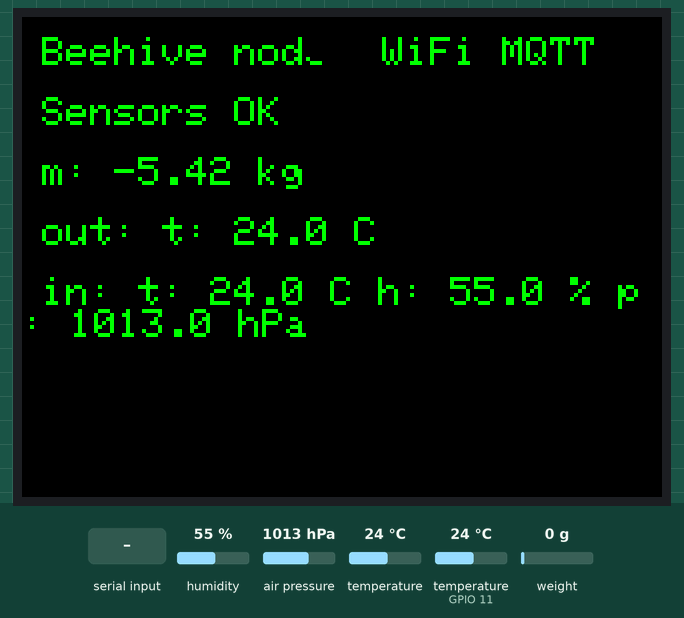
This sketch was run on a simulated ESP32. On the bench: 320×240 colour display. The test bench sets the inputs (shaded band); at power-on: weight on the scale 0 g, humidity 55 %, temperature (sensor on GPIO 11) 24 °C, air pressure 1013 hPa, temperature 24 °C. WiFi joins after 1.5 s; servers stay silent unless stated; no MQTT or app messages arrive unless stated; what the sketch prints to the serial monitor is not drawn.

Above: at 4.7 s.
4.8 s: weight on the scale set to 100 g
At 7.5 s:
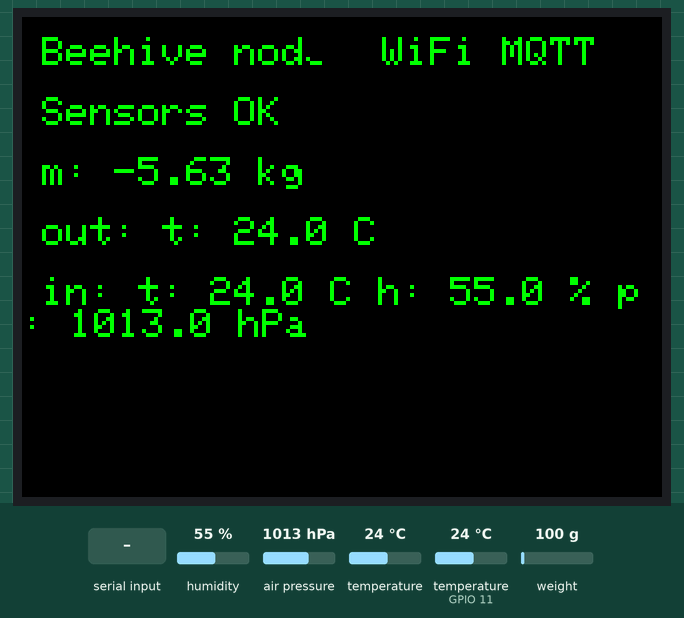
11.0 s: "t" received over Serial
At 16.6 s:
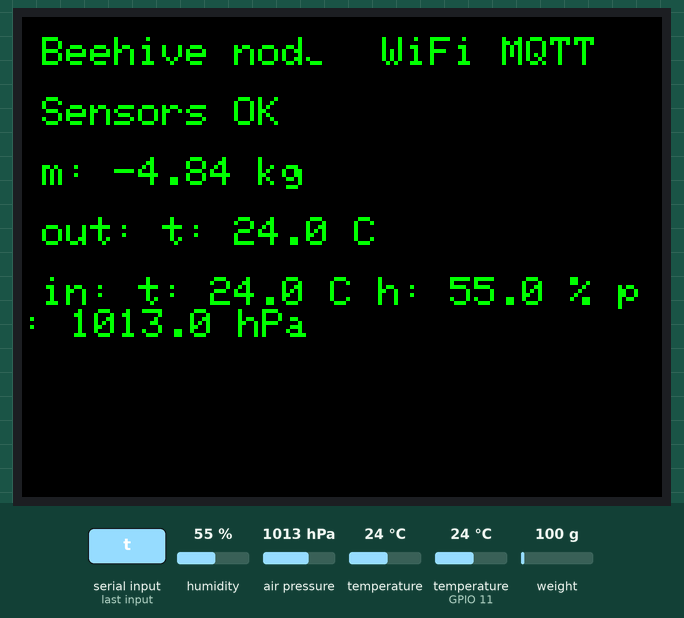
16.9 s: "c" received over Serial
At 20.9 s:
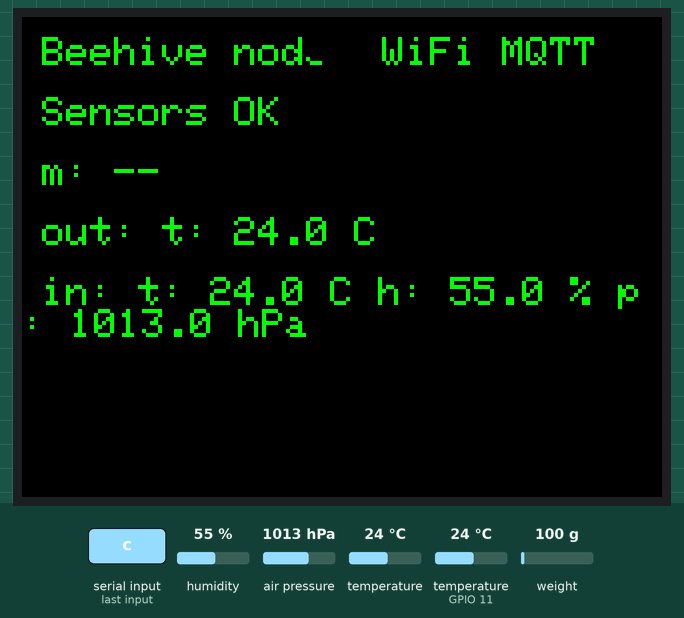
21.7 s: humidity set to 22 %
At 23.4 s:
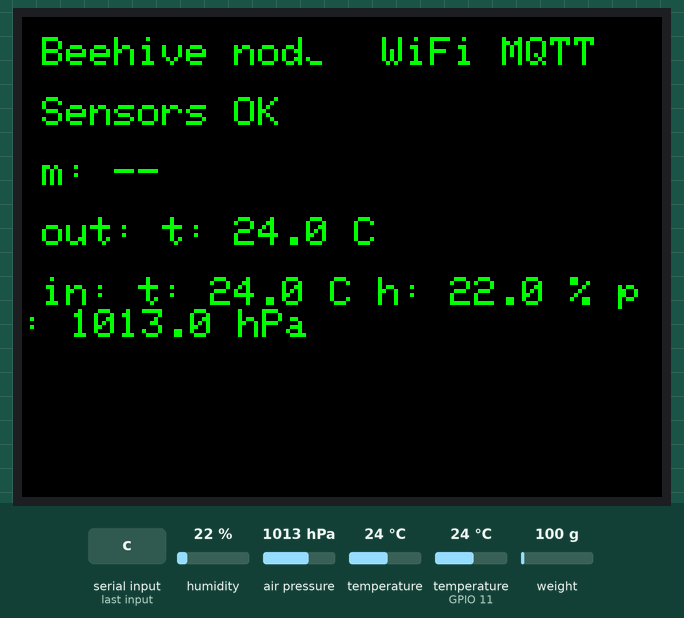
23.7 s: temperature (sensor on GPIO 11) set to 12 °C
At 25.1 s:
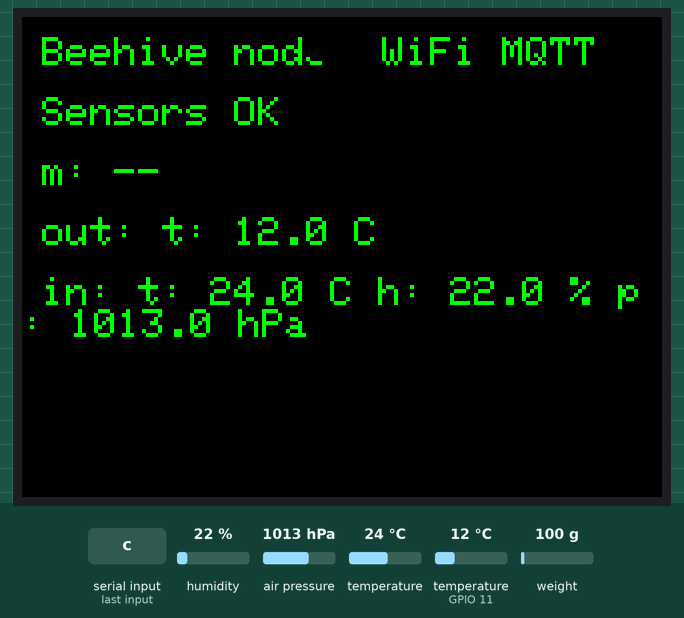
25.7 s: air pressure set to 952 hPa
At 26.7 s:
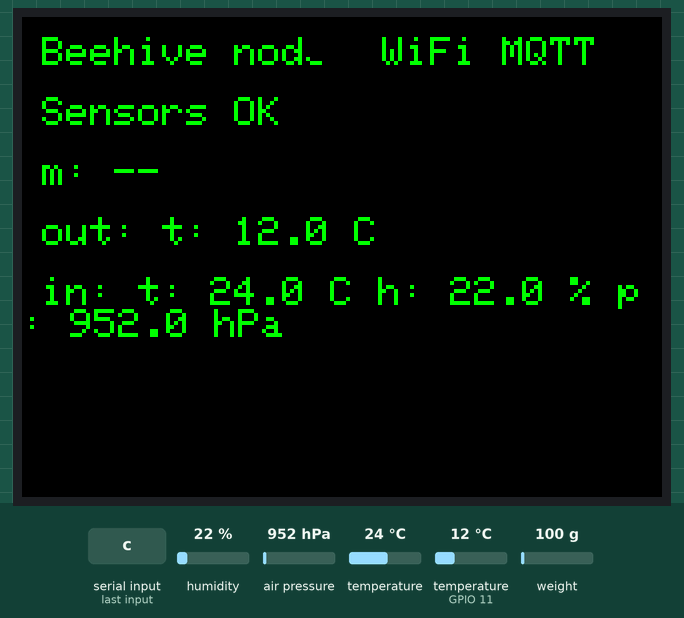
Timing chart, 0 to 28.7 s (numbered marks = the images above; inputs shaded):
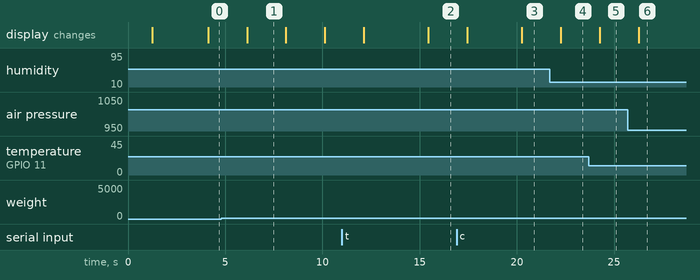

Measured:
- after the input at 4.8 s, the display: changes after 1.3 s (image 1)
- after the input at 21.7 s, the display: changes after 0.56 s (image 4)
- after the input at 23.7 s, the display: changes after 0.56 s (image 5)
- after the input at 25.7 s, the display: changes after 0.56 s (image 6)
- what the display in image 1 shows lasts 2.0 s, from 6.1 s to 8.1 s

The sketch:

beehive.ino
```cpp
/**
 * @file beehive.ino
 * @brief Sensor node firmware for the beehive monitoring system.
 *
 * Reads weight (HX711 + YZC-1B load cell), outdoor temperature (DS18B20),
 * and indoor temperature, humidity, and pressure (BME280). Sensor readings
 * are displayed on the built-in TFT display and published to an MQTT broker
 * over WiFi as a JSON payload every 5 minutes.
 *
 * @details
 * Part of the bachelor's thesis at VUT FIT 2025/2026: Robotic Beekeeper.
 * The thesis deals with the design and implementation of an automated beehive monitoring system.
 *
 * @author Eliška Křeménková (xkremee00)
 * @date 20. 12. 2025
 */

#include "TFT_eSPI.h"
#include "HX711.h"
#include "OneWire.h"
#include "DallasTemperature.h"
#include "Wire.h"
#include "Adafruit_Sensor.h"
#include "Adafruit_BME280.h"
#include "WiFi.h"
#include "PubSubClient.h"
#include "config.h"

// ---------------------------------------------------------------------------
// Pin definitions
// ---------------------------------------------------------------------------

/** @brief HX711 data pin. */
static constexpr int HX_DT = 10;

/** @brief HX711 clock pin. */
static constexpr int HX_SCK = 18;

/** @brief DS18B20 1-Wire data pin. */
static constexpr int DS18B20_PIN = 11;

/** @brief I2C SDA pin for BME280. */
static constexpr int SDA_PIN = 43;

/** @brief I2C SCL pin for BME280. */
static constexpr int SCL_PIN = 44;

// ---------------------------------------------------------------------------
// Timing
// ---------------------------------------------------------------------------

/** @brief Interval between sensor reads and display updates (milliseconds). */
static constexpr unsigned long DISPLAY_INTERVAL = 2000;

/** @brief Interval between MQTT publishes (milliseconds). */
static constexpr unsigned long MQTT_INTERVAL = 5 * 60000;

// ---------------------------------------------------------------------------
// Weight filtering
// ---------------------------------------------------------------------------

/** @brief Exponential moving average (EMA) smoothing factor for weight. */
static constexpr float EMA_ALPHA = 0.2f;

// ---------------------------------------------------------------------------
// Global objects
// ---------------------------------------------------------------------------

TFT_eSPI tft;                           ///< TFT display
HX711 scale;                            ///< Load cell ADC
OneWire one_wire(DS18B20_PIN);          ///< 1-wire bus
DallasTemperature ds18b20(&one_wire);   ///< DS18B20 sensor
Adafruit_BME280 bme;                    ///< BME280 sensor
WiFiClient wifi_client;                 ///< TCP client used by MQTT
PubSubClient mqtt(wifi_client);         ///< MQTT client

// ---------------------------------------------------------------------------
// Scale calibration state
// ---------------------------------------------------------------------------

/** @brief Raw ADC reading with no load on the scale (tare offset). */
static long offset_raw = -213254;

/** @brief ADC counts per kilogram (calibration factor). */
float counts_per_kg = -39335.31f;

/** @brief Known reference mass used during calibration (kg). */
const float KNOWN_MASS = 56.5f;

// ---------------------------------------------------------------------------
// Weight filter state
// ---------------------------------------------------------------------------

float kg_filtered = 0.0f;               ///< Current EMA-filtered weight value
bool kg_filter_init = false;            ///< True after the EMA has been seeded

// ---------------------------------------------------------------------------
// Timing state
// ---------------------------------------------------------------------------

unsigned long last_display = 0;         ///< Timestamp of the last display update (ms)
unsigned long last_mqtt = 0;            ///< Timestamp of the last MQTT publish (ms)

// ---------------------------------------------------------------------------
// Scale calibration
// ---------------------------------------------------------------------------

/**
 * @brief Tares the scale by averaging 20 raw readings as the zero offset.
 *
 * Call with no load on the scale. The result is stored in offset_raw.
 * Trigger via the 't' serial command.
 */
void tare_scale() {
  Serial.println("Taring...");
  offset_raw = scale.read_average(20);
  Serial.print("Tare offset = ");
  Serial.println(offset_raw);
}

/**
 * @brief Calibrates the scale using a known reference mass.
 *
 * Call with known_kg placed on the scale. Computes and stores the
 * ADC counts-per-kilogram factor in counts_per_kg.
 * Trigger via the 'c' serial command.
 *
 * @param known_kg  Mass of the reference weight placed on the scale (kg).
 */
void calibrate_scale(float known_kg) {
  long raw = scale.read_average(20);
  counts_per_kg = (float)(raw - offset_raw) / known_kg;
  Serial.print("Cal counts_per_kg = ");
  Serial.println(counts_per_kg, 2);
}

// ---------------------------------------------------------------------------
// Weight reading
// ---------------------------------------------------------------------------

/**
 * @brief Reads and returns the current hive weight with EMA filtering.
 *
 * @param[out] kg_out  Filtered weight in kilograms.
 * @return             true if a valid reading was obtained,
 *                     false if the ADC is not ready or the scale is uncalibrated.
 */
bool read_weight(float &kg_out) {
  if (!scale.is_ready() || counts_per_kg == 0) {
    return false;
  }

  // Average 5 raw ADC readings and convert to kilograms
  float kg = (float)(scale.read_average(5) - offset_raw) / counts_per_kg;

  if (!kg_filter_init) {
    kg_filtered = kg;
    kg_filter_init = true;
  } else {
    kg_filtered = EMA_ALPHA * kg + (1.0f - EMA_ALPHA) * kg_filtered;
  }

  kg_out = kg_filtered;
  return true;
}

// ---------------------------------------------------------------------------
// WiFi
// ---------------------------------------------------------------------------

/**
 * @brief Attempts to connect to the WiFi network defined in config.h.
 *
 * Tries for up to 10 seconds (20 attempts × 500 ms). If the connection
 * cannot be established within that window, the function returns and the
 * sketch continues -- the connection will be retried by wifi_check().
 */
void wifi_connect() {
  Serial.print("Connecting to WiFi");
  WiFi.begin(WIFI_SSID, WIFI_PASS);

  int attempts = 0;
  while (WiFi.status() != WL_CONNECTED && attempts < 20) {
    delay(500);
    Serial.print(".");
    attempts++;
  }

  if (WiFi.status() == WL_CONNECTED) {
    Serial.print(" connected! IP: ");
    Serial.println(WiFi.localIP());
  } else {
    Serial.println(" failed, will retry in background.");
  }
}

/**
 * @brief Checks the WiFi connection and reconnects if it has been lost.
 */
void wifi_check() {
  if (WiFi.status() != WL_CONNECTED) {
    if (WiFi.status() != WL_DISCONNECTED) {
      WiFi.disconnect();
      delay(1000);
    }
    Serial.println("WiFi lost, reconnecting...");
    wifi_connect();
  }
}

// ---------------------------------------------------------------------------
// MQTT
// ---------------------------------------------------------------------------

/**
 * @brief Attempts to connect to the MQTT broker defined in config.h.
 *
 * Does nothing if WiFi is not connected. Tries up to 5 times with a 1-second
 * delay between attempts. If all attempts fail, the function returns and the
 * connection will be retried by mqtt_check().
 */
void mqtt_connect() {
  if (WiFi.status() != WL_CONNECTED) {
    return;
  }

  Serial.print("Connecting to MQTT broker");
  int attempts = 0;
  while (!mqtt.connected() && attempts < 5) {
    if (mqtt.connect(MQTT_ID)) {
      Serial.println(" connected!");
    } else {
      Serial.print(".");
      delay(1000);
      attempts++;
    }
  }
  if (!mqtt.connected()) {
    Serial.println(" failed, will retry later.");
  }
}

/**
 * @brief Checks the MQTT connection and reconnects if it has been lost.
 */
void mqtt_check() {
  if (!mqtt.connected()) {
    mqtt_connect();
  }
}

/**
 * @brief Publishes a sensor reading to the MQTT broker as a JSON payload.
 *
 * Published topic is defined by MQTT_TOPIC in config.h.
 *
 * Payload format:
 * {"weight":<kg>,"t_o":<°C>,"t":<°C>,"h":<%>,"p":<hPa>}
 *
 * @param m    Filtered hive weight (kg).
 * @param t_o  Outdoor temperature from DS18B20 (°C).
 * @param t_i  Indoor temperature from BME280 (°C).
 * @param h_i  Indoor relative humidity from BME280 (%).
 * @param p_i  Indoor atmospheric pressure from BME280 (hPa).
 */
void mqtt_publish(float m, float t_o, float t_i, float h_i, float p_i) {
  if (!mqtt.connected()) {
    return;
  }

  char payload[128];
  snprintf(payload, sizeof(payload),
    "{\"weight\":%.4f,\"t_o\":%.1f,\"t\":%.1f,\"h\":%.0f,\"p\":%.1f}", m, t_o, t_i, h_i, p_i);

  if (mqtt.publish(MQTT_TOPIC, payload)) {
    Serial.print("MQTT sent: ");
    Serial.println(payload);
  } else {
    Serial.println("MQTT publish failed.");
  }
}

// ---------------------------------------------------------------------------
// Display
// ---------------------------------------------------------------------------

/**
 * @brief Updates the TFT display with the latest sensor readings.
 *
 * The top-right corner shows WiFi and MQTT connection status in green
 * (connected) or red (disconnected). The main area shows weight, outdoor
 * temperature, and indoor temperature/humidity/pressure. Sensor error
 * strings are shown in place of values when a reading is invalid.
 *
 * @param m      Filtered hive weight (kg).
 * @param ok_m   true if the weight reading is valid.
 * @param t_o    Outdoor temperature (°C).
 * @param ok_ds  true if the DS18B20 reading is valid.
 * @param t_i    Indoor temperature (°C).
 * @param h_i    Indoor relative humidity (%).
 * @param p_i    Indoor atmospheric pressure (hPa).
 * @param ok_bme true if the BME280 reading is valid.
 */
void update_display(float m, bool ok_m, float t_o, bool ok_ds, float t_i, float h_i, float p_i, bool ok_bme) {
  tft.fillRect(140, 0, 100, 20, TFT_BLACK);
  tft.setCursor(180, 10);
  tft.setTextColor(WiFi.status() == WL_CONNECTED ? TFT_GREEN : TFT_RED, TFT_BLACK);
  tft.print("WiFi ");
  tft.setTextColor(mqtt.connected() ? TFT_GREEN : TFT_RED, TFT_BLACK);
  tft.print("MQTT");
  tft.setTextColor(TFT_GREEN, TFT_BLACK);

  tft.fillRect(0, 70, 240, 90, TFT_BLACK);
  tft.setCursor(10, 70);
  if (ok_m) {
    tft.printf("m: %.2f kg", m);
  } else {
    tft.println("m: --");
  }

  tft.setCursor(10, 100);
  if (ok_ds) {
    tft.printf("out: t: %.1f C", t_o);
  } else {
    tft.println("DS18B20 error");
  }

  tft.setCursor(10, 130);
  if (ok_bme) {
    tft.printf("in: t: %.1f C h: %.1f %% p: %.1f hPa", t_i, h_i, p_i);
  } else {
    tft.println("BME error");
  }
}

// ---------------------------------------------------------------------------
// Setup
// ---------------------------------------------------------------------------

/**
 * @brief Initialises all peripherals and establishes network connections.
 *
 * Execution order: display → load cell → DS18B20 → BME280 → WiFi → MQTT.
 * The display shows "Sensors OK" or "BME280 ERROR" depending on whether the
 * BME280 is detected. Serial commands available after setup:
 *   - t / T  Tare the scale (no load must be present).
 *   - c / C  Calibrate the scale (KNOWN_MASS must be on the scale).
 */
void setup() {
  Serial.begin(115200);
  delay(1000);

  // Display
  tft.init();
  tft.setRotation(1);
  tft.fillScreen(TFT_BLACK);
  tft.setTextSize(2);
  tft.setTextColor(TFT_GREEN, TFT_BLACK);
  tft.setCursor(10, 10);
  tft.println("Beehive node");

  // Load cell
  scale.begin(HX_DT, HX_SCK);

  // DS18B20
  ds18b20.begin();
  Serial.print("DS18B20 sensors found: ");
  Serial.println(ds18b20.getDeviceCount());

  // BME280
  Wire.begin(SDA_PIN, SCL_PIN);
  bool bme_ok = bme.begin(0x76);
  if (!bme_ok) bme_ok = bme.begin(0x77);

  tft.setCursor(10, 40);
  if (!bme_ok) {
    Serial.println("BME280 not found! Check wiring.");
    tft.setTextColor(TFT_RED, TFT_BLACK);
    tft.println("BME280 ERROR");
    tft.setTextColor(TFT_GREEN, TFT_BLACK);
  } else {
    tft.println("Sensors OK");
  }

  // WiFi
  wifi_connect();

  // MQTT
  mqtt.setServer(MQTT_HOST, MQTT_PORT);
  mqtt_connect();

  Serial.println("Commands: 't' = tare, 'c' = calibrate");
}

// ---------------------------------------------------------------------------
// Main loop
// ---------------------------------------------------------------------------

/**
 * @brief Main loop -- runs continuously after setup().
 *
 * Every iteration: checks WiFi and MQTT connections and processes the
 * PubSubClient keep-alive. Every DISPLAY_INTERVAL milliseconds: reads all
 * sensors, updates the display, and logs readings to Serial. Every
 * MQTT_INTERVAL milliseconds: publishes a JSON payload to the MQTT broker
 * if both weight and outdoor temperature readings are valid.
 */
void loop() {
  // Handle one-time commands (tare/calibration)
  if (Serial.available()) {
    char c = Serial.read();
    if (c == 't' || c == 'T') {
      tare_scale();
    } else if (c == 'c' || c == 'C') {
      calibrate_scale(KNOWN_MASS);
    }
  }

  // Check connections
  wifi_check();
  mqtt_check();
  mqtt.loop();  // Required by PubSubClient to maintain connection

  unsigned long now = millis();

  // Read sensors every 2s for display
  if (now - last_display >= DISPLAY_INTERVAL) {
    last_display = now;

    float m = 0;
    bool ok_m = read_weight(m);

    ds18b20.requestTemperatures();
    float t_o = ds18b20.getTempCByIndex(0);
    bool ok_ds = (t_o != DEVICE_DISCONNECTED_C && t_o != 85.0f);

    float t_i = bme.readTemperature();
    float h_i = bme.readHumidity();
    float p_i = bme.readPressure() / 100.0f;
    bool ok_bme = !isnan(t_i) && !isnan(h_i) && !isnan(p_i);

    if (!ok_ds) Serial.println("DS18B20 read failed");
    if (!ok_bme) Serial.println("BME280 read failed");
    if (!ok_m) Serial.println("Weight not ready/calibrated");

    update_display(m, ok_m, t_o, ok_ds, t_i, h_i, p_i, ok_bme);

    // MQTT publish every 5 minutes
    if (now - last_mqtt >= MQTT_INTERVAL) {
      last_mqtt = now;
      if (ok_m && ok_ds) {
        mqtt_publish(m, t_o, t_i, h_i, p_i);
      }
    }
  }
}
```

config.h
```cpp
/**
 * @file config.h
 * @brief Network and MQTT broker configuration for the beehive sensor node.
 *
 * This file contains credentials and connection parameters that must be adjusted
 * to match the local network environment before flashing the sketch.
 *
 * @details
 * Part of the bachelor's thesis at VUT FIT 2025/2026: Robotic Beekeeper.
 * The thesis deals with the design and implementation of an automated beehive monitoring system.
 *
 * @author Eliška Křeménková (xkremee00)
 * @date 20. 12. 2025
 */

#ifndef CONFIG_H
#define CONFIG_H

/** @brief SSID of the WiFi network the sensor node should connect to. */
#define WIFI_SSID   "ssid"

/** @brief Password of the WiFi network. */
#define WIFI_PASS   "password"

/** @brief Hostname or IP address of the MQTT broker. */
#define MQTT_HOST   "beehive.local"

/** @brief TCP port of the MQTT broker (standard unencrypted port is 1883). */
#define MQTT_PORT   1883

/** @brief MQTT topic to which sensor readings are published. */
#define MQTT_TOPIC  "beehive/hive1/sensors"

/** @brief Unique MQTT client ID for this sensor node. */
#define MQTT_ID     "esp32-hive1"        // unique client ID

#endif ///< CONFIG_H
```
